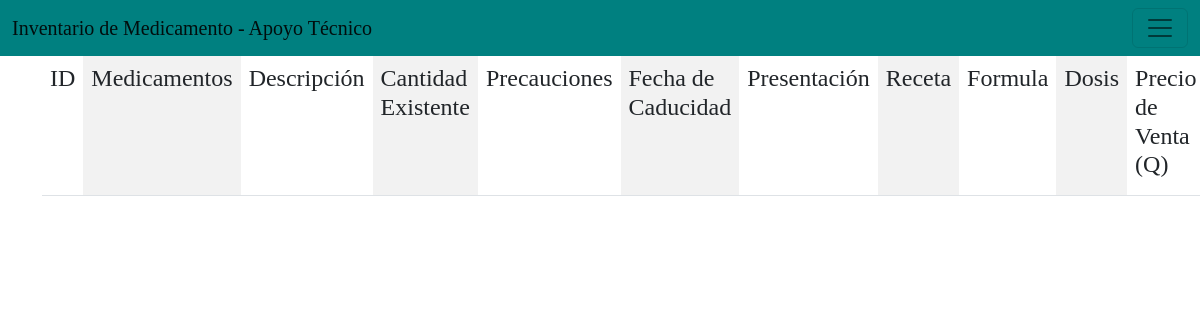
The page /Practicas_paginaWeb/Inventario.php on the database as committed earlier.
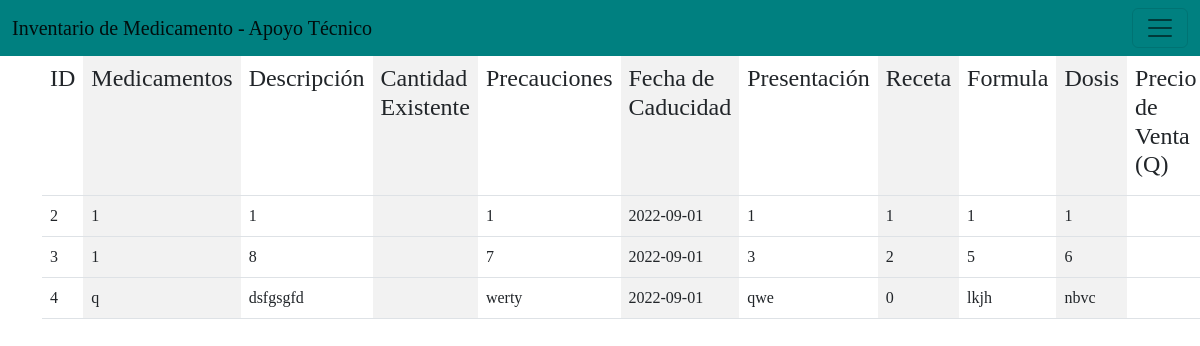
The same page on the database as committed later.
### tables this page shows
CREATE TABLE IF NOT EXISTS `medicamento` (
  `id_med` int(11) NOT NULL AUTO_INCREMENT,
  `nom_med` varchar(100) NOT NULL,
  `receta` tinyint(1) NOT NULL,
  `precauciones` varchar(200) NOT NULL,
  `descripcion` varchar(200) NOT NULL,
  `fec_caducidad` date NOT NULL,
  `presentacion` varchar(100) NOT NULL,
  `uni_medida` varchar(100) NOT NULL,
  `formula` varchar(200) NOT NULL,
  `dosis` varchar(100) NOT NULL,
  PRIMARY KEY (`id_med`)
);

### Practicas_paginaWeb/Inventario.php (the view, shortened to what this page needs)
<!DOCTYPE html>
<html lang="en">
<head>
    <link href="https://cdn.jsdelivr.net/npm/bootstrap@5.2.0-beta1/dist/css/bootstrap.min.css" rel="stylesheet">
</head>
<body bgcolor="#006316" style="font-family: 'Georgia MT';">
<nav class="navbar" style="background-color: #008080;">
  <div class="container-fluid">
    <a class="navbar-brand" href="#">Inventario de Medicamento - Apoyo Técnico</a>
    <button class="navbar-toggler" type="button" data-bs-toggle="offcanvas" data-bs-target="#offcanvasDarkNavbar" aria-controls="offcanvasDarkNavbar">
      <span class="navbar-toggler-icon"></span>
    </button>
  </div>
</nav>
        <div class="container-sm">
        <?php
        $user = "root";
        $pass = "";
        $host = "localhost";
        $conneccion = mysqli_connect($host, $user, $pass);
        $consulta = "SELECT * FROM medicamento;
        ";
        $result = mysqli_query($conneccion,$consulta);
        echo '<table class="table table-hover table-striped-columns">';
        echo "<tr>";
        echo '<th scope="col"><h4>ID</th></h4>';
        echo '<th scope="col"><h4> Medicamentos </th></h4>';
        echo '<th scope="col"><h4> Descripción </th></h4>';
        echo '<th scope="col"><h4>Cantidad Existente</th></h4>';
        echo '<th scope="col"><h4>Precauciones</th></h4>';
        echo '<th scope="col"><h4>Fecha de Caducidad</th></h4>';
        echo '<th scope="col"><h4>Presentación</th></h4>';
        echo '<th scope="col"><h4>Receta</th></h4>';
        echo '<th scope="col"><h4>Formula</th></h4>';
        echo '<th scope="col"><h4>Dosis</th></h4>';
        echo '<th scope="col"><h4>Precio de Venta (Q)</th></h4>';
        echo "</tr>";
        while ($colum = mysqli_fetch_array($result))
        {
            echo "<tr>";
            echo "<td>" . $colum['id_med']. "</td>";
            echo "<td>" . $colum['nom_med'] . "</td>";
            echo "<td>" . $colum['descripcion'] . "</td>";
            echo "<td>" . $colum['Cantidad_existente'] . "</td>";
            echo "<td>" . $colum['precauciones'] . "</td>";
            echo "<td>" . $colum['fec_caducidad'] . "</td>";
            echo "<td>" . $colum['presentacion'] . "</td>";
            echo "<td>" . $colum['receta'] . "</td>";
            echo "<td>" . $colum['formula'] . "</td>";
            echo "<td>" . $colum['dosis'] . "</td>";
            echo "<td>" . $colum['precio_final'] . "</td>";
            echo "</tr>";
        }
        echo "</table>"; ?>
</div>
    </body>
</html>

Rows that differ between the two databases and show on the page:
added medicamento: id_med "2", nom_med "1", descripcion "1", precauciones "1", fec_caducidad "2022-09-01", presentacion "1", receta "1", formula "1", dosis "1"
added medicamento: id_med "3", nom_med "1", descripcion "8", precauciones "7", fec_caducidad "2022-09-01", presentacion "3", receta "2", formula "5", dosis "6"
added medicamento: id_med "4", nom_med "q", descripcion "dsfgsgfd", precauciones "werty", fec_caducidad "2022-09-01", presentacion "qwe", receta "0", formula "lkjh", dosis "nbvc"
